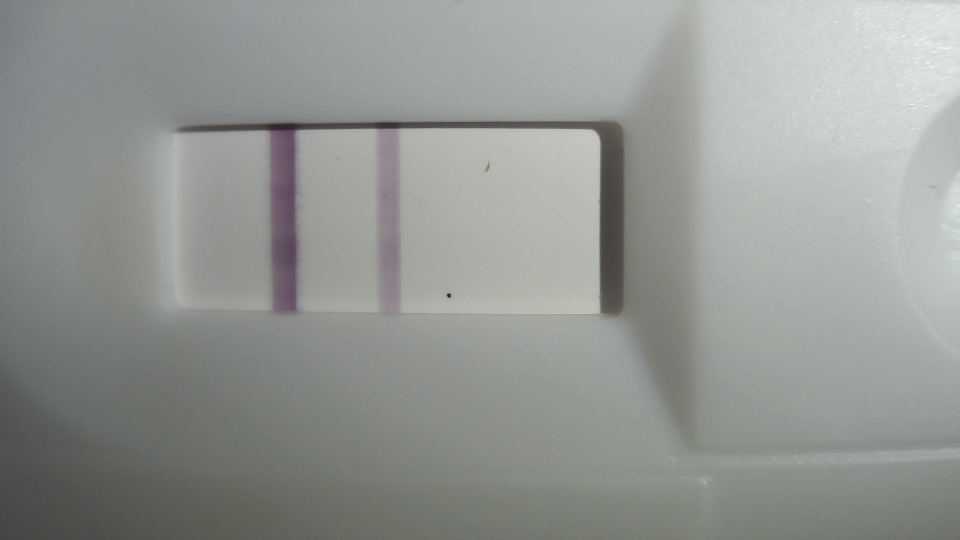
#> input picture foto-tester/test-2-2.png, 1920 x 1080 px, found by its file name (shown at 1/2 size)
$ python processing.py
#> lines starting #> are read from the running program, lines starting #| are printed output that depends on the picture; after the words box and inside, x2 and y2 are one past the last pixel; in counts of white or black regions, pixels touching at a corner belong together
# import numpy as np
import numpy
import cv2 as cv


class GetPicture:
    # [4 lines left out: function __init__, not called in this run]

        # [14 lines of commented-out code are left out]

class ImgShow:
    """docstring for ImgShow"""

    # [13 lines left out: function __init__, not called in this run]


class FindContours():
    """docstring for FindContours"""

    def __init__(self, filename):
#> called with filename = 'test-2-2.png'
        img = cv.imread(filename)
#> img is the input picture: shape (1080, 1920, 3); mean B, G, R 147.5, 150.3, 147.7

        # test-1.png
        # img_croped = img[290:650, 170:1000]

        # test-2-1.png
        # img_croped = img[290:650, 370:1100]

        # test-2-2.png
        img_croped = img[290:650, 370:1100]
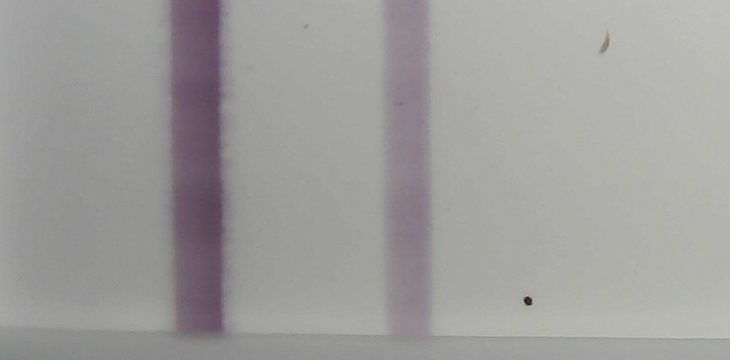
#> img_croped: shape (360, 730, 3); mean B, G, R 155.6, 157.8, 158.8

        # [9 lines of commented-out code are left out]


        imgray = cv.cvtColor(img_croped, cv.COLOR_BGR2GRAY)
        ret, thresh = cv.threshold(imgray, 127, 255, 0)
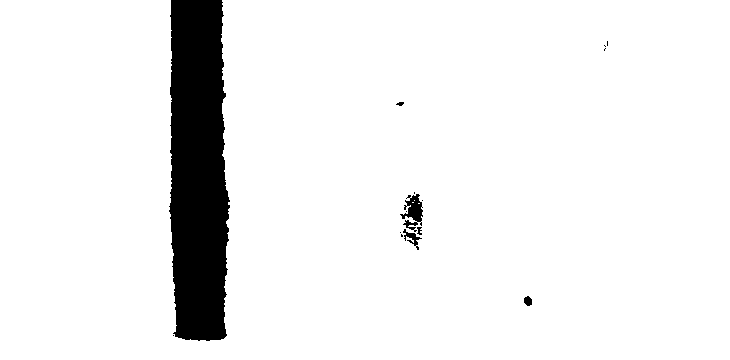
#> thresh: shape (360, 730); 92.9% white; 15 black regions (9 under 20 px), largest, box (x1, y1, x2, y2) and area: (169, 0, 230, 341) 17907, (400, 194, 423, 232) 436, (403, 229, 422, 250) 127, (524, 296, 532, 306) 62, (417, 227, 422, 235) 27, (396, 102, 404, 106) 22

        # thresh = cv.inRange(imgray, 127, 255)
        imginvert = cv.bitwise_not(thresh)
#> imginvert: shape (360, 730); 7.1% white; 15 white regions (9 under 20 px)

        contours = cv.findContours(imginvert, cv.RETR_LIST, cv.CHAIN_APPROX_SIMPLE)
#> contours = 18 contours, 14 with area under 20; largest, box (x1, y1, x2, y2) and area: (169, 0, 230, 341) 17517, (400, 194, 423, 232) 344, (403, 229, 422, 250) 82, (524, 296, 532, 306) 50

        self.contours = contours
#> self.contours has the same summary as contours
        self.width = img_croped.shape[1]
#> self.width = 730

        # For python 2
        # img_with_counturs = cv.drawContours(img_croped, contours, -1, (0,255,0), 2, cv.LINE_AA, hierarchy, 1)
#> (the run stopped early here; a loop or call above may not have finished)
